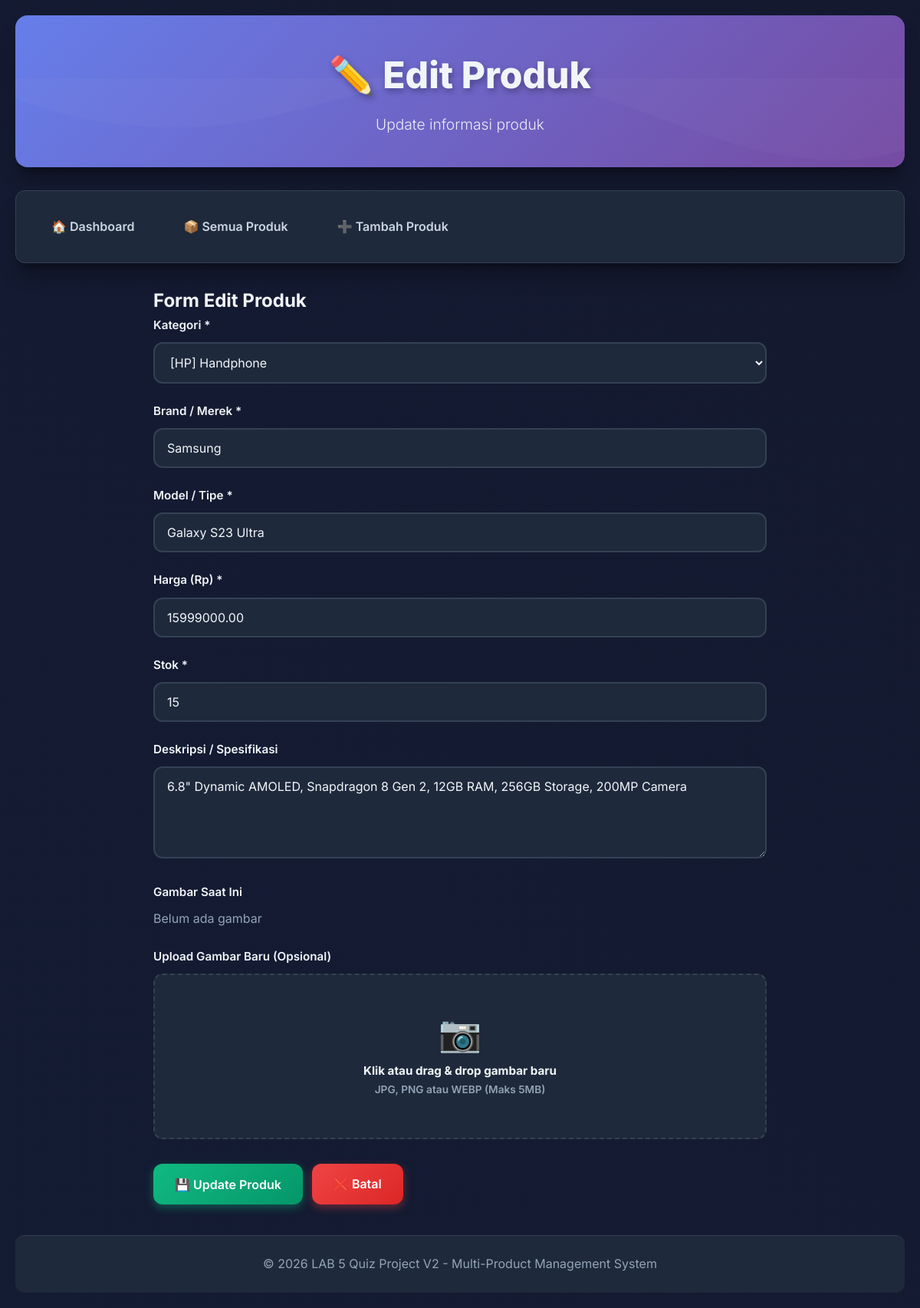
Screenshot of /crud/edit.php?id=1 with the database file from the repository.
### tables this page shows
CREATE TABLE IF NOT EXISTS products (
    id INT AUTO_INCREMENT PRIMARY KEY,
    category_id INT NOT NULL,
    brand VARCHAR(100) NOT NULL,
    model VARCHAR(150) NOT NULL,
    price DECIMAL(15, 2) NOT NULL,
    stock INT NOT NULL DEFAULT 0,
    description TEXT,
    image VARCHAR(255) DEFAULT NULL,
    created_at TIMESTAMP DEFAULT CURRENT_TIMESTAMP,
    updated_at TIMESTAMP DEFAULT CURRENT_TIMESTAMP ON UPDATE CURRENT_TIMESTAMP,
    FOREIGN KEY (category_id) REFERENCES categories(id) ON DELETE CASCADE,
    INDEX idx_category (category_id),
    INDEX idx_brand (brand),
    INDEX idx_price (price),
    INDEX idx_stock (stock)
);

CREATE TABLE IF NOT EXISTS categories (
    id INT AUTO_INCREMENT PRIMARY KEY,
    name VARCHAR(100) NOT NULL UNIQUE,
    icon VARCHAR(50) DEFAULT '📦',
    color VARCHAR(20) DEFAULT '#667eea',
    created_at TIMESTAMP DEFAULT CURRENT_TIMESTAMP
);

### crud/edit.php (the view, shortened to what this page needs)
<?php
$id = intval($_GET['id']);
$database = new Database();
$conn = $database->getConnection();
$categories_query = "SELECT * FROM categories ORDER BY name";
$categories_result = $conn->query($categories_query);
$stmt = $conn->prepare("SELECT p.*, c.name as category_name FROM products p JOIN categories c ON p.category_id = c.id WHERE p.id = ?");
$stmt->bind_param("i", $id);
$stmt->execute();
$result = $stmt->get_result();
$product = $result->fetch_assoc();
?>
<!DOCTYPE html>
<html lang="id">
<head>
    <link rel="stylesheet" href="../assets/style.css">
</head>
<body>
    <div class="container">
        <div class="header">
            <h1>✏️ Edit Produk</h1>
            <p>Update informasi produk</p>
        </div>
        <nav class="nav">
            <a href="../index.php">🏠 Dashboard</a>
            <a href="index.php">📦 Semua Produk</a>
            <a href="create.php">➕ Tambah Produk</a>
        </nav>
        <div class="content">
            <div style="max-width: 800px; margin: 0 auto;">
                <h2>Form Edit Produk</h2>
                <form method="POST" action="" enctype="multipart/form-data">
                    <div class="form-group">
                        <label for="category_id">Kategori *</label>
                        <select id="category_id" name="category_id" required>
                            <?php
                            mysqli_data_seek($categories_result, 0);
                            while($cat = $categories_result->fetch_assoc()):
                            ?>
                                <option value="<?php echo $cat['id']; ?>" <?php echo ($product['category_id'] == $cat['id']) ? 'selected' : ''; ?>>
                                    <?php echo trim($cat['icon']) . ' ' . htmlspecialchars($cat['name']); ?>
                                </option>
                            <?php endwhile; ?>
                        </select>
                    </div>
                    <div class="form-group">
                        <label for="brand">Brand / Merek *</label>
                        <input type="text" id="brand" name="brand" required value="<?php echo htmlspecialchars($product['brand']); ?>">
                    </div>
                    <div class="form-group">
                        <label for="model">Model / Tipe *</label>
                        <input type="text" id="model" name="model" required value="<?php echo htmlspecialchars($product['model']); ?>">
                    </div>
                    <div class="form-group">
                        <label for="price">Harga (Rp) *</label>
                        <input type="number" id="price" name="price" required min="0" step="0.01" value="<?php echo $product['price']; ?>">
                    </div>
                    <div class="form-group">
                        <label for="stock">Stok *</label>
                        <input type="number" id="stock" name="stock" required min="0" value="<?php echo $product['stock']; ?>">
                    </div>
                    <div class="form-group">
                        <label for="description">Deskripsi / Spesifikasi</label>
                        <textarea id="description" name="description"><?php echo htmlspecialchars($product['description']); ?></textarea>
                    </div>
                    <div class="form-group">
                        <label>Gambar Saat Ini</label>
                        <?php if ($product['image']): ?>
                            <div style="margin-bottom: 16px;">
                                <img src="../<?php echo htmlspecialchars($product['image']); ?>" alt="Current" style="max-width: 200px; border-radius: var(--radius); border: 2px solid var(--border-color);" onclick="openLightbox('../<?php echo htmlspecialchars($product['image']); ?>')">
                            </div>
                        <?php else: ?>
                            <p style="color: var(--text-muted);">Belum ada gambar</p>
                        <?php endif; ?>
                    </div>
                    <div class="form-group">
                        <label for="image">Upload Gambar Baru (Opsional)</label>
                        <div class="file-upload">
                            <label for="image" class="file-upload-label">
                                <div class="upload-icon">📷</div>
                                <div>
                                    <strong>Klik atau drag & drop gambar baru</strong><br>
                                    <span style="color: var(--text-muted); font-size: 0.9em;">JPG, PNG atau WEBP (Maks 5MB)</span>
                                </div>
                            </label>
                        </div>
                    </div>
                    <div class="form-actions" style="display: flex; gap: 12px; margin-top: 32px;">
                        <button type="submit" class="btn btn-success">💾 Update Produk</button>
                        <a href="index.php" class="btn btn-danger">❌ Batal</a>
                    </div>
                </form>
            </div>
        </div>
        <div class="footer">
            <p>&copy; 2026 LAB 5 Quiz Project V2 - Multi-Product Management System</p>
        </div>
    </div>
</body>
</html>

### rows the page displays
products: category_id "[HP] Handphone", brand "Samsung", model "Galaxy S23 Ultra", price "15999000.00", stock "15", description "6.8\" Dynamic AMOLED, Snapdragon 8 Gen 2, 12GB RAM, 256GB Storage, 200MP Camera"
